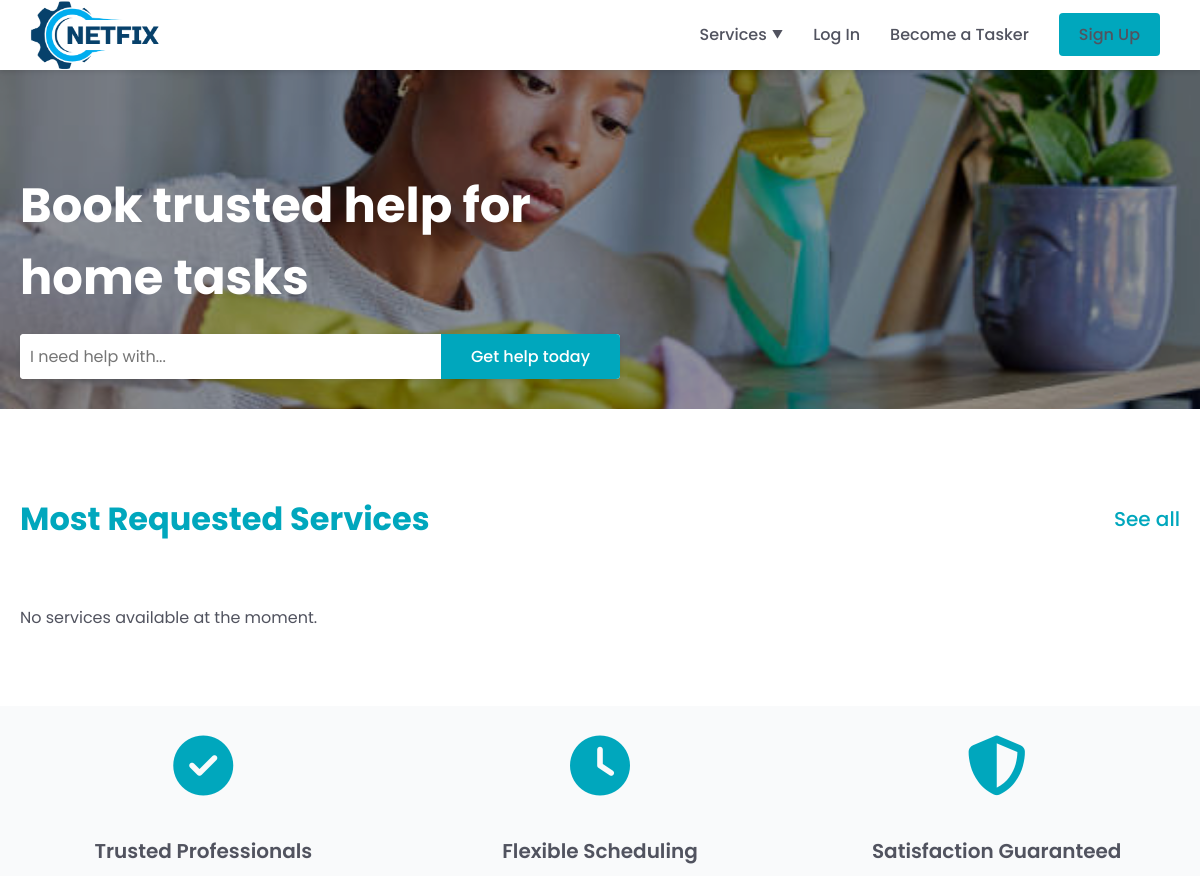
Before: / (upper part) with the older database file.
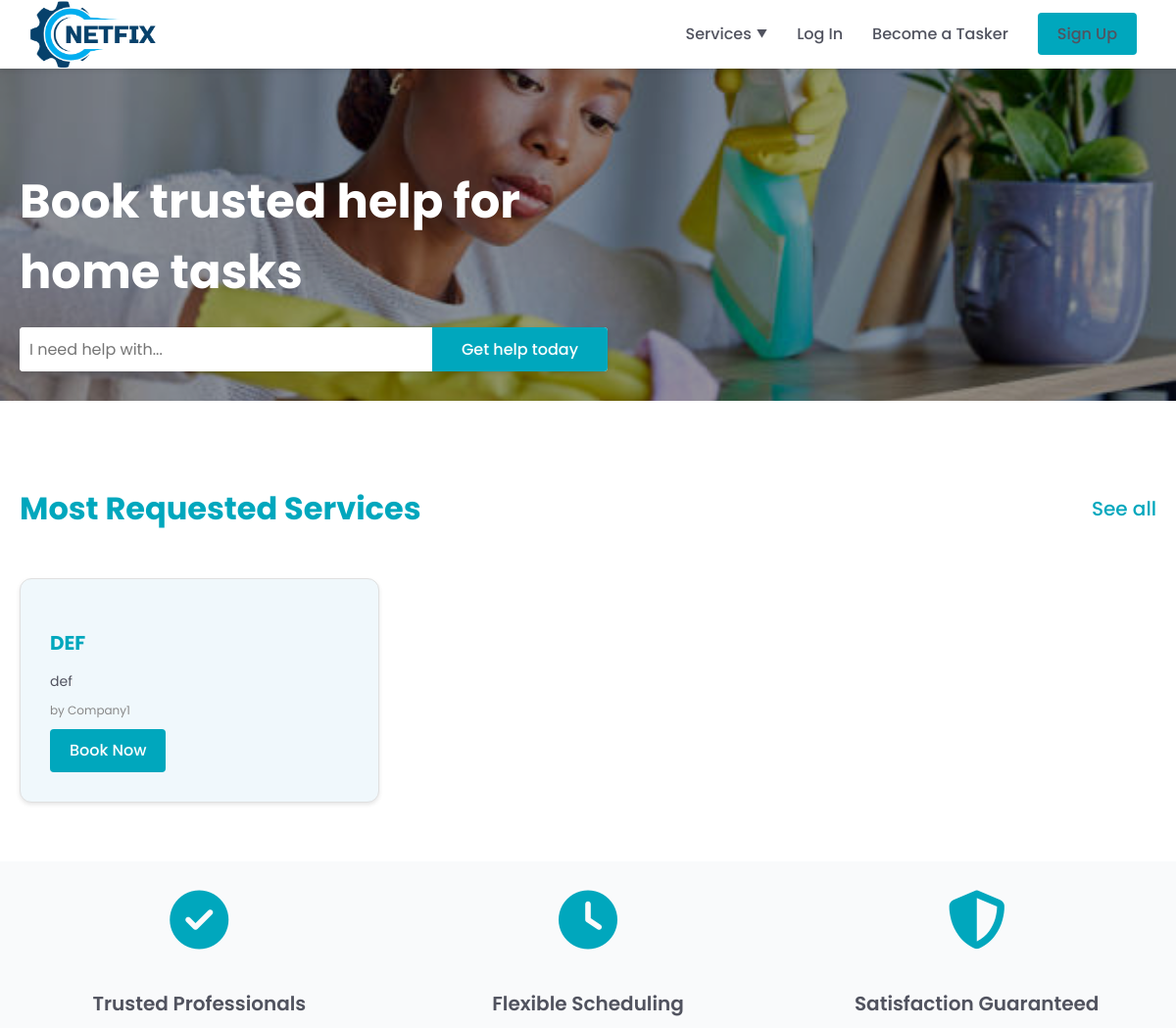
After: the same page with the newer database file.
### services/models.py (models this page shows, shortened)
class Service(models.Model):
    name = models.CharField(max_length=40)
    description = models.TextField()
    price_hour = models.DecimalField(decimal_places=2, max_digits=100)
    date = models.DateTimeField(auto_now=True, null=False)
    CATEGORY_CHOICES = (
        ('Air Conditioner', 'Air Conditioner'),
        ('Carpentry', 'Carpentry'),
        ('Electricity', 'Electricity'),
        ('Gardening', 'Gardening'),
        ('Home Machines', 'Home Machines'),
        ('House Keeping', 'House Keeping'),
        ('Interior Design', 'Interior Design'),
        ('Locks', 'Locks'),
        ('Painting', 'Painting'),
        ('Plumbing', 'Plumbing'),
        ('Water Heaters', 'Water Heaters'),
    )
    field = models.CharField(max_length=30, blank=False, null=False, choices=CATEGORY_CHOICES)
    company = models.ForeignKey(Company, on_delete=models.CASCADE)
    rating = models.FloatField(
        validators=[MinValueValidator(0), MaxValueValidator(5)],
        null=True,
        default=None
    )

### users/models.py (models this page shows, shortened)
class Company(models.Model):
    FIELD_CHOICES = [
        ('Air Conditioner', 'Air Conditioner'),
        ('All in One', 'All in One'),
        ('Carpentry', 'Carpentry'),
        ('Electricity', 'Electricity'),
        ('Gardening', 'Gardening'),
        ('Home Machines', 'Home Machines'),
        ('House Keeping', 'House Keeping'),
        ('Interior Design', 'Interior Design'),
        ('Locks', 'Locks'),
        ('Painting', 'Painting'),
        ('Plumbing', 'Plumbing'),
        ('Water Heaters', 'Water Heaters')
    ]
    user = models.OneToOneField(User, on_delete=models.CASCADE, primary_key=True)
    field = models.CharField(max_length=70, choices=FIELD_CHOICES, blank=False, null=False)
    rating = models.IntegerField(
        validators=[MaxValueValidator(5), MinValueValidator(0)],
        default=0
    )

class User(AbstractUser):
    username = models.CharField(max_length=100, unique=True)
    email = models.EmailField('email address', unique=True)
    is_company = models.BooleanField(default=False)
    is_customer = models.BooleanField(default=False)
    USERNAME_FIELD = 'email'
    REQUIRED_FIELDS = ['username']
    objects = UserManager()
    groups = models.ManyToManyField(
        'auth.Group',
        related_name='custom_user_groups',
        blank=True,
        help_text='The groups this user belongs to. A user will get all permissions '
                  'granted to each of their groups.',
        verbose_name='groups'
    )
    user_permissions = models.ManyToManyField(
        'auth.Permission',
        related_name='custom_user_permissions',
        blank=True,
        help_text='Specific permissions for this user.',
        verbose_name='user permissions'
    )
    def __str__(self):
        return self.username

### main/views.py (the view)
# urls.py: path('', v.home, name='home'),
def home(request):
    most_requested_services = Service.objects.annotate(
        request_count = Count('servicehistory')
    ).filter(request_count__gt=0).order_by('-request_count')[:8]
    context = {
        'most_requested_services': most_requested_services,
    }
    return render(request, "main/home.html", context)

### main/templates/main/home.html (shortened to what this page needs)
{% extends 'main/base.html' %}
{% load static %}
{% block content %}
<section class="hero">
    <div class="container">
        <div class="hero-content">
            <h1>Book trusted help for home tasks</h1>
            <div class="search-bar">
                <input type="text" placeholder="I need help with...">
                <button>Get help today</button>
            </div>
        </div>
    </div>
</section>
<section class="popular-tasks">
    <div class="task-container">
        <div class="popular-tasks-header">
            <h2>Most Requested Services</h2>
            <a href="/services/" class="see-all">See all</a>
        </div>
        <div class="task-grid">
            {% for service in most_requested_services %}
                <div class="task-item">
                    <h3>{{ service.name }}</h3>
                    <p>{{ service.description|truncatewords:20 }}</p>
                    {% if not request.user.is_authenticated %}
                        <p2>by {{service.company.user}}</p2>
                    {% elif request.user.is_authenticated %}
                        <p2>by <a href="/users/profile/{{service.company.user}}">{{service.company.user}}</a></p2>
                    {% endif %}
                    {% if request.user.is_authenticated and request.user.is_customer %}
                        <a href="/services/{{ service.id }}" class="btn btn-primary">Book Now</a>
                    {% elif not request.user.is_authenticated %}
                        <a href="{% url 'users:login_user' %}" class="btn btn-primary">Book Now</a>
                    {% endif %}
                </div>
            {% empty %}
                <p>No services available at the moment.</p>
            {% endfor %}
        </div>
    </div>
</section>
<section class="features">
    <div class="container">
        <div class="features-grid">
            <div class="feature-item">
                <i class="fas fa-check-circle"></i>
                <h3>Trusted Professionals</h3>
            </div>
            <div class="feature-item">
                <i class="fas fa-clock"></i>
                <h3>Flexible Scheduling</h3>
            </div>
            <div class="feature-item">
                <i class="fas fa-shield-alt"></i>
                <h3>Satisfaction Guaranteed</h3>
            </div>
        </div>
    </div>
</section>
{% endblock %}

Changed rows visible on the page:
now on this page (row edited): Service: name "DEF", description "def", company.user "Company1"
Other visible differences:
text no longer shown: "No services available at the moment."
